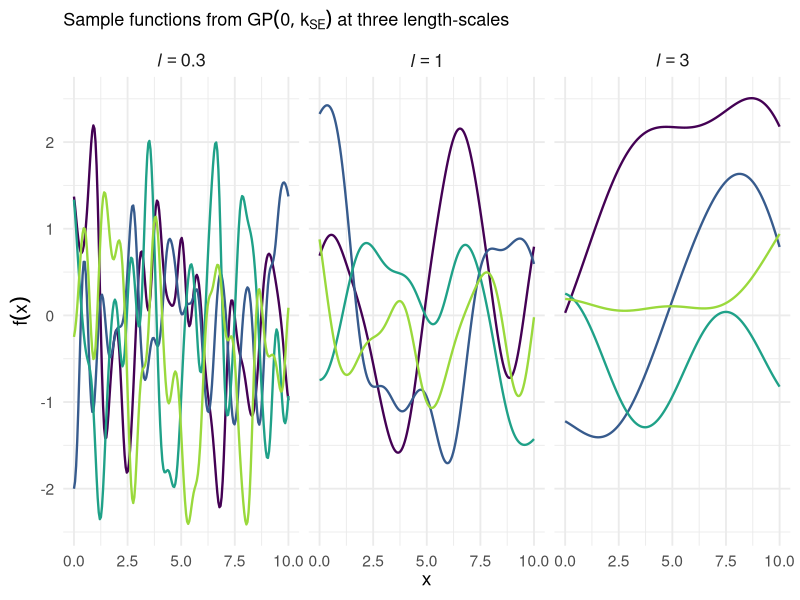
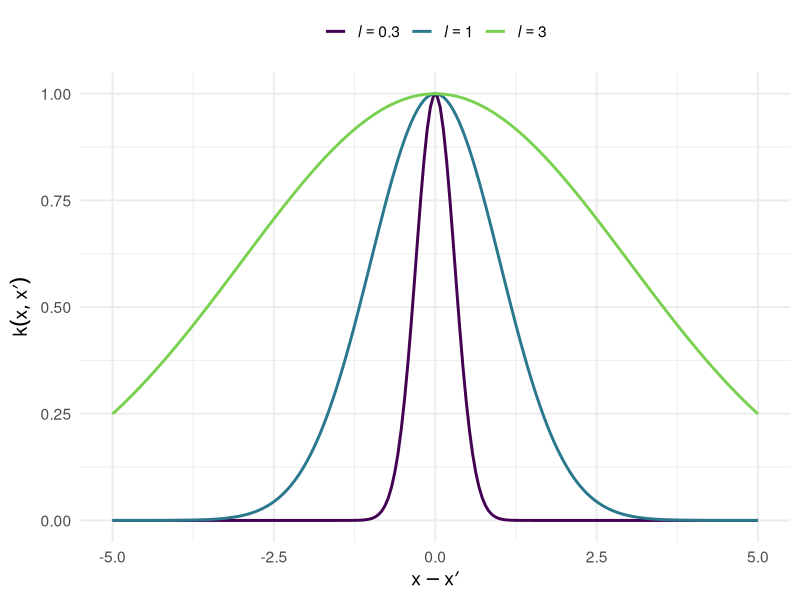
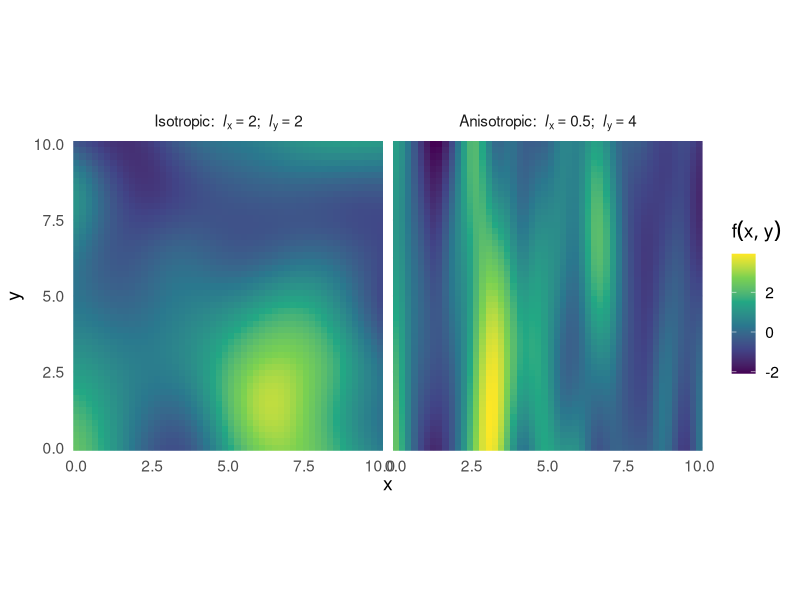
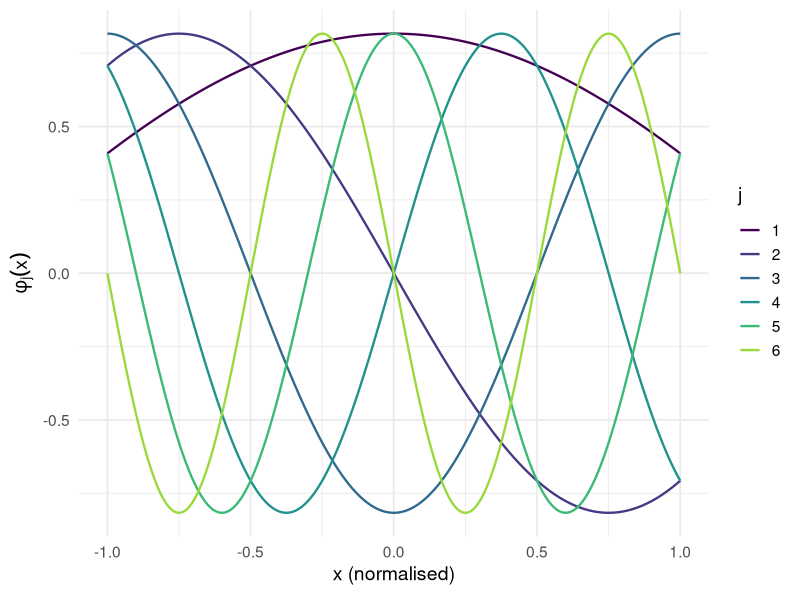

Write R code to recreate these figures, in order.
## ---- chunk 1
knitr::opts_chunk$set(
  echo      = FALSE,
  message   = FALSE,
  warning   = FALSE,
  fig.align = "center",
  dpi       = 110
)
suppressPackageStartupMessages({
  library(ggplot2)
  library(MASS)
  library(patchwork)
  library(viridis)
  library(tibble)
  library(dplyr)
  library(tidyr)
})
theme_set(theme_minimal(base_size = 14))
set.seed(42)
## ---- chunk 2
#| fig-width: 9
#| fig-height: 4

se_kernel <- function(x1, x2, sigma = 1, ell = 1) {
  sigma^2 * exp(-0.5 * outer(x1, x2, "-")^2 / ell^2)
}

x_grid <- seq(0, 10, length.out = 200)
n_samples <- 4

draw_samples <- function(ell, sigma = 1) {
  K <- se_kernel(x_grid, x_grid, sigma = sigma, ell = ell) +
       diag(1e-8, length(x_grid))
  L <- chol(K)
  samples <- t(L) %*% matrix(rnorm(length(x_grid) * n_samples),
                             nrow = length(x_grid))
  as_tibble(samples, .name_repair = ~paste0("draw", seq_along(.))) |>
    mutate(x = x_grid) |>
    pivot_longer(-x, names_to = "draw", values_to = "f")
}

ell_values <- c(0.3, 1, 3)
plot_data <- bind_rows(lapply(ell_values, function(ell) {
  draw_samples(ell) |> mutate(ell_lab = sprintf("italic(l) == %.1f", ell))
})) |> mutate(ell_lab = factor(ell_lab,
                               levels = sprintf("italic(l) == %.1f", ell_values)))

ggplot(plot_data, aes(x = x, y = f, colour = draw)) +
  geom_line(linewidth = 0.8) +
  facet_wrap(~ ell_lab, labeller = label_parsed) +
  scale_colour_viridis_d(option = "D", end = 0.85, guide = "none") +
  labs(title = expression("Sample functions from " *
                          GP(0, k[SE]) *
                          " at three length-scales"),
       x = expression(x), y = expression(f(x))) +
  theme(strip.text = element_text(size = 13, face = "bold"),
        plot.title = element_text(size = 13))
## ---- chunk 3
#| fig-width: 9
#| fig-height: 3

x1 <- 0
xs <- seq(-5, 5, length.out = 200)
ell_levels <- c("italic(l) == 0.3", "italic(l) == 1.0", "italic(l) == 3.0")
kdf <- bind_rows(
  tibble(d = xs, k = se_kernel(x1, xs, sigma = 1, ell = 0.3)[1, ],
         ell_lab = ell_levels[1]),
  tibble(d = xs, k = se_kernel(x1, xs, sigma = 1, ell = 1.0)[1, ],
         ell_lab = ell_levels[2]),
  tibble(d = xs, k = se_kernel(x1, xs, sigma = 1, ell = 3.0)[1, ],
         ell_lab = ell_levels[3])
) |> mutate(ell_lab = factor(ell_lab, levels = ell_levels))

ggplot(kdf, aes(x = d, y = k, colour = ell_lab)) +
  geom_line(linewidth = 1.0) +
  scale_colour_viridis_d(option = "D", end = 0.8, name = NULL,
                         labels = function(x) parse(text = x)) +
  labs(x = expression(x - {x*minute}),
       y = expression(k(x, {x*minute}))) +
  theme(legend.position = "top")
## ---- chunk 4
#| fig-width: 9
#| fig-height: 3.4

draw_2d_field <- function(lx, ly, n_grid = 50) {
  grid <- expand.grid(x = seq(0, 10, length.out = n_grid),
                      y = seq(0, 10, length.out = n_grid))
  d2 <- outer(grid$x, grid$x, "-")^2 / lx^2 +
        outer(grid$y, grid$y, "-")^2 / ly^2
  K <- exp(-0.5 * d2) + diag(1e-8, nrow(d2))
  L <- chol(K)
  f <- as.numeric(t(L) %*% rnorm(nrow(grid)))
  grid |> mutate(f = f)
}

# Use parsable plotmath for facet labels. '*' = juxtaposition, '~~' =
# thin space, ':'/';' are quoted literal punctuation.
panel_levels <- c("Isotropic*\":\"~~italic(l)[x] == 2*\";\"~~italic(l)[y] == 2",
                  "Anisotropic*\":\"~~italic(l)[x] == 0.5*\";\"~~italic(l)[y] == 4")
set.seed(7)
df_iso <- draw_2d_field(2, 2)   |> mutate(panel = panel_levels[1])
set.seed(7)
df_aniso <- draw_2d_field(0.5, 4) |> mutate(panel = panel_levels[2])
df_2d <- bind_rows(df_iso, df_aniso) |>
  mutate(panel = factor(panel, levels = panel_levels))

ggplot(df_2d, aes(x = x, y = y, fill = f)) +
  geom_raster() +
  facet_wrap(~ panel, labeller = label_parsed) +
  scale_fill_viridis_c(option = "viridis", name = expression(f(x, y))) +
  coord_equal(expand = FALSE) +
  labs(x = expression(x), y = expression(y)) +
  theme(strip.text = element_text(size = 11, face = "bold"))
## ---- chunk 5
#| fig-width: 9
#| fig-height: 2.8

L <- 1.5
x_grid <- seq(-1, 1, length.out = 300)
phi_1d <- function(L, j, x) (1/sqrt(L)) * sin(j * pi * (x + L) / (2 * L))

phi_df <- bind_rows(lapply(1:6, function(j) {
  tibble(x = x_grid, phi = phi_1d(L, j, x_grid),
         j = factor(j, levels = 1:6))
}))

ggplot(phi_df, aes(x = x, y = phi, colour = j)) +
  geom_line(linewidth = 0.8) +
  scale_colour_viridis_d(option = "D", end = 0.85,
                         name = expression(j)) +
  labs(x = expression("x (normalised)"),
       y = expression(phi[j](x)))
